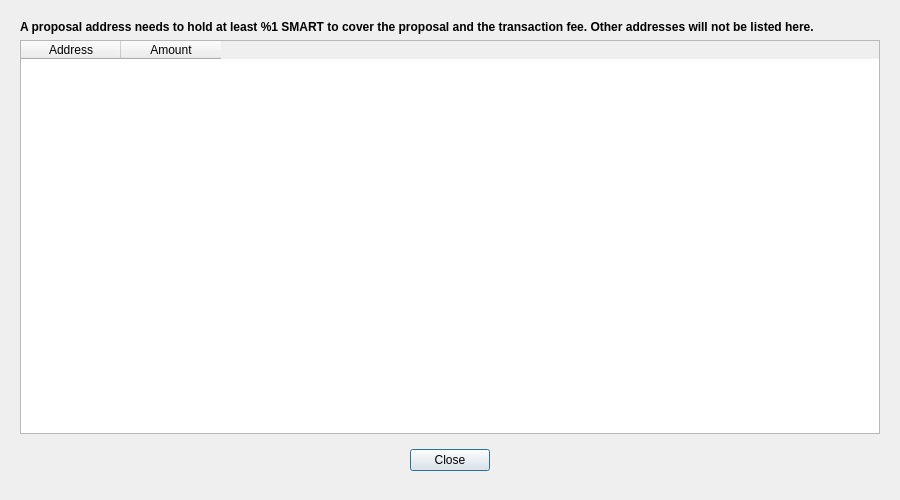
<?xml version="1.0" encoding="UTF-8"?>
<ui version="4.0">
 <class>ProposalAddressDialog</class>
 <widget class="QDialog" name="ProposalAddressDialog">
  <property name="geometry">
   <rect>
    <x>0</x>
    <y>0</y>
    <width>900</width>
    <height>500</height>
   </rect>
  </property>
  <property name="sizePolicy">
   <sizepolicy hsizetype="Preferred" vsizetype="Preferred">
    <horstretch>0</horstretch>
    <verstretch>0</verstretch>
   </sizepolicy>
  </property>
  <property name="windowTitle">
   <string>Create new Smartnode</string>
  </property>
  <layout class="QVBoxLayout" name="verticalLayout">
   <property name="leftMargin">
    <number>20</number>
   </property>
   <property name="topMargin">
    <number>20</number>
   </property>
   <property name="rightMargin">
    <number>20</number>
   </property>
   <property name="bottomMargin">
    <number>20</number>
   </property>
   <item>
    <widget class="QLabel" name="infoLabel">
     <property name="font">
      <font>
       <weight>75</weight>
       <bold>true</bold>
      </font>
     </property>
     <property name="text">
      <string>A proposal address needs to hold at least %1 SMART to cover the proposal and the transaction fee. Other addresses will not be listed here.</string>
     </property>
     <property name="wordWrap">
      <bool>true</bool>
     </property>
    </widget>
   </item>
   <item>
    <widget class="QTableWidget" name="addressTable">
     <property name="editTriggers">
      <set>QAbstractItemView::NoEditTriggers</set>
     </property>
     <column>
      <property name="text">
       <string>Address</string>
      </property>
     </column>
     <column>
      <property name="text">
       <string>Amount</string>
      </property>
     </column>
    </widget>
   </item>
   <item>
    <widget class="QWidget" name="widget_2" native="true">
     <property name="minimumSize">
      <size>
       <width>0</width>
       <height>0</height>
      </size>
     </property>
     <layout class="QHBoxLayout" name="horizontalLayout_2">
      <item>
       <spacer name="horizontalSpacer_3">
        <property name="orientation">
         <enum>Qt::Horizontal</enum>
        </property>
        <property name="sizeHint" stdset="0">
         <size>
          <width>89</width>
          <height>20</height>
         </size>
        </property>
       </spacer>
      </item>
      <item>
       <widget class="QPushButton" name="button">
        <property name="text">
         <string>Close</string>
        </property>
       </widget>
      </item>
      <item>
       <spacer name="horizontalSpacer">
        <property name="orientation">
         <enum>Qt::Horizontal</enum>
        </property>
        <property name="sizeHint" stdset="0">
         <size>
          <width>88</width>
          <height>20</height>
         </size>
        </property>
       </spacer>
      </item>
     </layout>
    </widget>
   </item>
  </layout>
 </widget>
 <tabstops>
  <tabstop>button</tabstop>
 </tabstops>
 <resources/>
 <connections/>
</ui>
